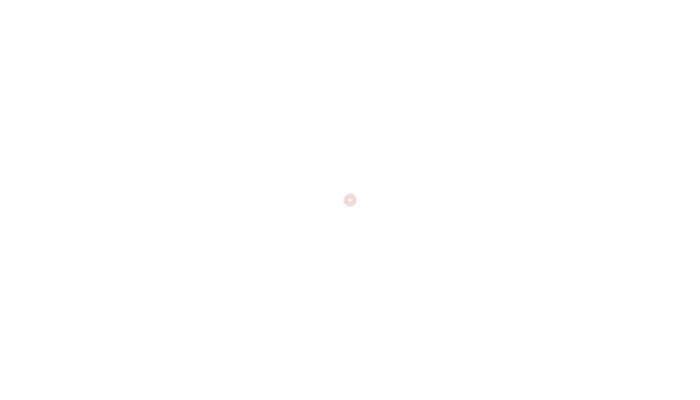
Frame 1 (no input)
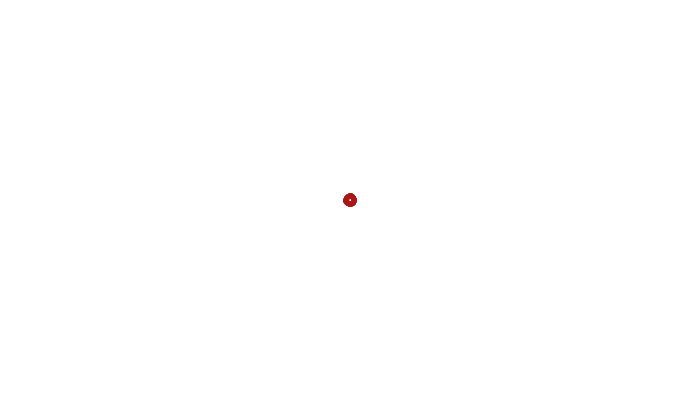
Frame 60 (the mouse pressed at the canvas centre just before this capture)
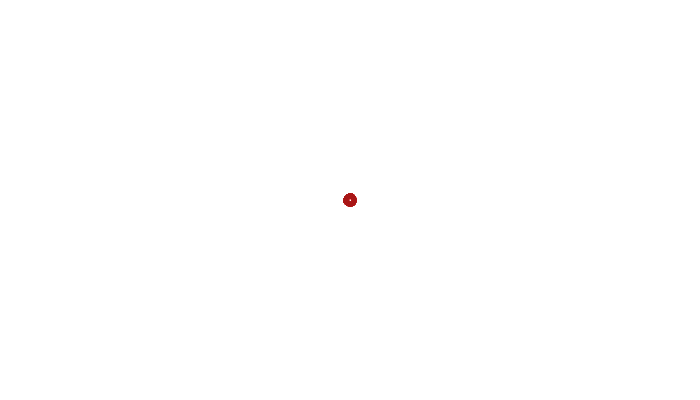
Frame 120 (the mouse held since frame 60 and released just before this capture)

The Processing sketch that drew these frames (run headless with seeded random() and noise(); from frame 60 on, the mouse is pressed at the canvas centre):

// Processing sketch: processing_40225
// ── processing_40225.pde

int a = 0;
int b = 5;
void setup()
{size(700,400);
background(255);
}

void draw()
{noFill();
stroke(166,20,20,40);
strokeWeight(8);
smooth();
ellipse(width/2, height/2, b, b);
smooth();}

void mouseDragged()
{b = b + 10;
if (b > 1000) 
{b = 100;}}
